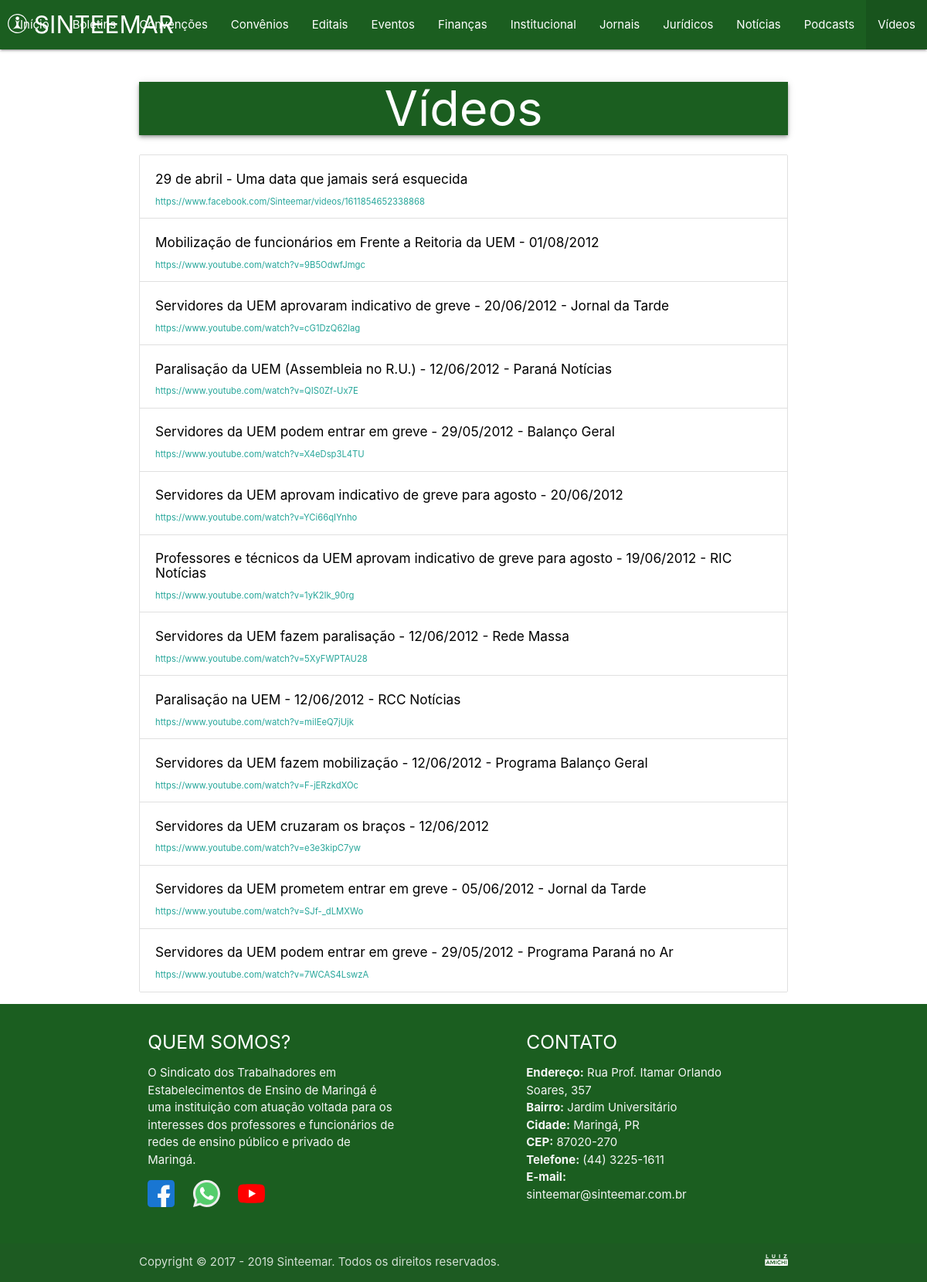
/videos.php, run on the app's committed database.
### tables this page shows
CREATE TABLE IF NOT EXISTS `VIDEOS` (
	`ID` INT NOT NULL AUTO_INCREMENT PRIMARY KEY,
	`TITULO` VARCHAR(128) NOT NULL,
	`URL` VARCHAR(128) NOT NULL,
	`TEMPO` TIMESTAMP NOT NULL DEFAULT CURRENT_TIMESTAMP
);

### sgc/dao.php (called while the page is built, shortened)
<?php
	function mysql() {
		$host = 'sinteemar.com.br';
		$user = 'sint';
		$password = 'Senha do banco de dados';
		$schema = 'sint_2019';
		try {
			$connection = new mysqli($host, $user, $password, $schema);
			$connection->set_charset('utf8');
		}
		catch(Exception $e) {
			$connection = null;
		}
		finally {
			return $connection;
		}
	}
	function sql_length($table, $condition=null) {
		$query = 'SELECT COUNT(*) FROM ' . $table . ($condition ? ' WHERE ' . $condition : '') . ';';
		$rows = 0;
		if($sql = mysql()) {
			try {
				$result = $sql->query($query);
				$rows = $result->fetch_assoc()['COUNT(*)'];
			}
			catch(Exception $e) {
				$rows = -1;
			}
			finally {
				mysqli_close($sql);
			}
		}
		return $rows;
	}
	function sql_read($table, $condition=null, $unique=false) {
		$query = 'SELECT @ROW_NUMBER:=@ROW_NUMBER+1 AS ROWNUM, 1 FIX, ' . $table . '.* FROM ' . $table . ', (SELECT @ROW_NUMBER:=0) AS RN ' . ($condition ? ' WHERE ' . $condition : '') . ';';
		$rows = null;
		if($sql = mysql()) {
			try {
				$result = $sql->query($query);
				if($result->num_rows == 0) {
					$rows = array();
				}
				elseif($result->num_rows == 1) {
					$rows = $unique ? $result->fetch_assoc() : array($result->fetch_assoc());
				}
				else {
					$rows = $unique ? $result->fetch_all(MYSQLI_ASSOC)[0] : $result->fetch_all(MYSQLI_ASSOC);
				}
			}
			catch(Exception $e) {
				$rows = null;
			}
			finally {
				mysqli_close($sql);
			}
		}
		return $rows;
	}
?>

### videos.php (the view, shortened to what this page needs)
<?php
	require_once('sgc/dao.php');
	$page = max(1, filter_input(INPUT_GET, 'p', FILTER_SANITIZE_NUMBER_INT));
	$title = 'Vídeos';
	$pages = ceil(sql_length($table='VIDEOS') / 30);
	$page = min($page, $pages);
	$videos = sql_read($table='VIDEOS', $condition='ID > 0 ORDER BY ID DESC LIMIT ' . ($page - 1) * 30 . ', 30', $unique=false);
	require_once('cabecalho.php');
?>
	<div class="container">
		<div class="col darken-4 green">
			<h1 class="center-align white-text z-depth-2"><?= $title ?></h1>
		</div>
<?php
	if(!empty($videos)) {
?>
		<div class="collection">
<?php
		foreach($videos as $video) {
?>
			<a class="collection-item" href="<?= $video['URL'] ?>">
				<h6 class="black-text"><?= $video['TITULO'] ?></h6>
				<small><?= $video['URL'] ?></small>
			</a>
<?php
		}
?>
		</div>
<?php
	}
	else {
?>
		<h3 class="center-align">Ainda não temos vídeos disponíveis :(</h3>
<?php
	}
?>
	</div>
<?php
	require_once('rodape.php');
?>

### data on the page
videos: TITULO "29 de abril - Uma data que jamais será esquecida", URL "https://www.facebook.com/Sinteemar/videos/1611854652338868"
videos: TITULO "Mobilização de funcionários em Frente a Reitoria da UEM - 01/08/2012", URL "https://www.youtube.com/watch?v=9B5OdwfJmgc"
videos: TITULO "Servidores da UEM aprovaram indicativo de greve - 20/06/2012 - Jornal da Tarde", URL "https://www.youtube.com/watch?v=cG1DzQ62lag"
videos: TITULO "Paralisação da UEM (Assembleia no R.U.) - 12/06/2012 - Paraná Notícias", URL "https://www.youtube.com/watch?v=QIS0Zf-Ux7E"
videos: TITULO "Servidores da UEM podem entrar em greve - 29/05/2012 - Balanço Geral", URL "https://www.youtube.com/watch?v=X4eDsp3L4TU"
videos: TITULO "Servidores da UEM aprovam indicativo de greve para agosto - 20/06/2012", URL "https://www.youtube.com/watch?v=YCi66qIYnho"
videos: TITULO "Professores e técnicos da UEM aprovam indicativo de greve para agosto - 19/06/2012 - RIC Notícias", URL "https://www.youtube.com/watch?v=1yK2Ik_90rg"
videos: TITULO "Servidores da UEM fazem paralisação - 12/06/2012 - Rede Massa", URL "https://www.youtube.com/watch?v=5XyFWPTAU28"
videos: TITULO "Paralisação na UEM - 12/06/2012 - RCC Notícias", URL "https://www.youtube.com/watch?v=miIEeQ7jUjk"
videos: TITULO "Servidores da UEM fazem mobilização - 12/06/2012 - Programa Balanço Geral", URL "https://www.youtube.com/watch?v=F-jERzkdXOc"
videos: TITULO "Servidores da UEM cruzaram os braços - 12/06/2012", URL "https://www.youtube.com/watch?v=e3e3kipC7yw"
videos: TITULO "Servidores da UEM prometem entrar em greve - 05/06/2012 - Jornal da Tarde", URL "https://www.youtube.com/watch?v=SJf-_dLMXWo"
videos: TITULO "Servidores da UEM podem entrar em greve - 29/05/2012 - Programa Paraná no Ar", URL "https://www.youtube.com/watch?v=7WCAS4LswzA"

### other printed values
$title "Vídeos"
